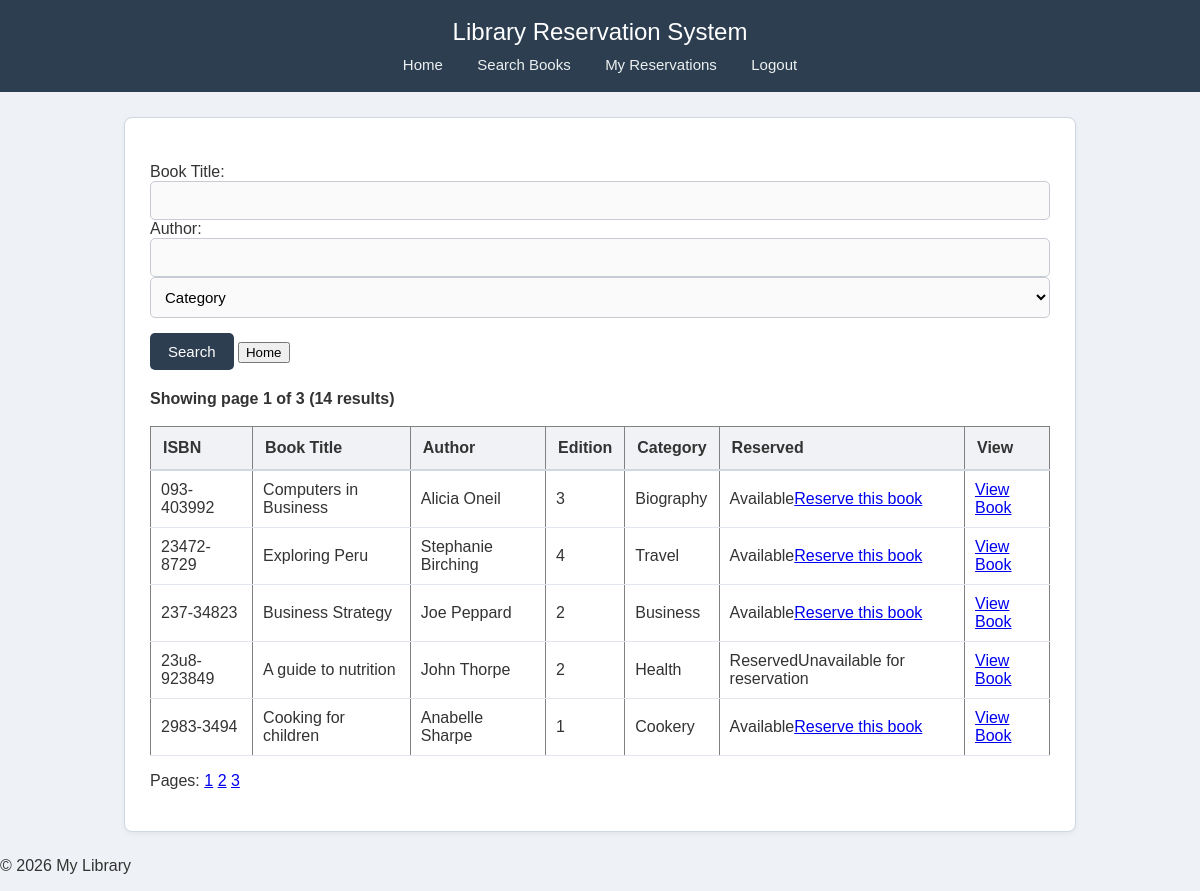
The page /search.php (signed in) on the database its author committed.
### tables this page shows
CREATE TABLE `books` (
  `ISBN` varchar(20) NOT NULL,
  `BookTitle` varchar(40) NOT NULL,
  `Author` varchar(40) NOT NULL,
  `Edition` int(2) NOT NULL,
  `Year` year(4) NOT NULL,
  `CategoryID` int(3) NOT NULL,
  `Reserved` char(1) NOT NULL
);

CREATE TABLE `categories` (
  `CategoryID` int(3) NOT NULL,
  `CategoryDescription` varchar(20) NOT NULL
);

### search.php (the view, shortened to what this page needs)
<?php
require_once "header.php";
require_once "database.php";
$limit = 5;
$page = isset($_GET['page']) ? max(1, intval($_GET['page'])) : 1;
$offset = ($page - 1) * $limit;
$where = "WHERE  1";
$pgSql = "SELECT COUNT(*) AS total FROM books b
        JOIN categories c ON b.CategoryID = c.CategoryID
        $where";
$count = $conn->query($pgSql);
$total_rows = $count->fetch_assoc()['total'];
$total_pages = ceil($total_rows/$limit);
$sql = "SELECT ISBN, BookTitle, Author, Edition, Reserved, CategoryDescription FROM books b
        JOIN categories c ON b.CategoryID = c.CategoryID
        $where
        LIMIT $limit OFFSET $offset";
$result = $conn->query($sql);
?>
<form method = "post">
    <p>Book Title:
    <input type="text" name="book">
    Author:
    <input type="text" name="author">
    <select name = "cat">
        <option value = "">Category</option>
    </select>
    <input type="submit" value="Search">
    <input type="button" value="Home" onclick="location.href='index.php'; return false;">
    </p>
</form>
<?php
if ($result->num_rows > 0) {
    echo "<p><strong>Showing page $page of $total_pages ($total_rows results)</strong></p>";
    echo "<table border='1'>";
        echo "<tr>
            <th>ISBN</th>
            <th>Book Title</th>
            <th>Author</th>
            <th>Edition</th>
            <th>Category</th>
            <th>Reserved</th>
            <th>View</th>
        </tr>";
    while ($row = $result->fetch_assoc()) {
        echo "<tr><td>";
        echo (htmlentities($row["ISBN"]));
        echo ("</td><td>");
        echo (htmlentities($row["BookTitle"]));
        echo ("</td><td>");
        echo (htmlentities($row["Author"]));
        echo ("</td><td>");
        echo (htmlentities($row["Edition"]));
        echo ("</td><td>");
        echo (htmlentities($row["CategoryDescription"]));
        echo ("</td><td>");
        if ($row["Reserved"] == 'N')
            {
                echo ("Available");
                echo '<a href="reserve.php?isbn='.htmlentities($row["ISBN"]).'">Reserve this book</a>';
            }
            else
            {
                echo ("Reserved");
                echo ("Unavailable for reservation");
            }
        echo ("</td><td>");
        echo ('<a href ="view.php?id='.htmlentities($row["ISBN"]).'">View Book</a>');
        echo ("</td></tr>\n");
    }
    echo "</table>";
} else {
    echo "0 results";
}
echo "<p>Pages: ";
for ($i = 1; $i <= $total_pages; $i++) {
    echo "<a href='search.php?page=$i'>$i</a> ";
}
echo "</p>";
require_once "footer.php";
?>

### header.php (shortened to what this page needs)
<!doctype html>
<html>
<head>
    <link rel="stylesheet" href="styles.css">
</head>
<body>
<header>
    <h2>Library Reservation System</h2>
    <nav>
        <?php if (!isset($_SESSION['account'])): ?>
            <a href="index.php">Home</a>
            <a href="login.php">Login</a>
            <a href="register.php">Register</a>
        <?php else: ?>
            <a href="index.php">Home</a>
            <a href="search.php">Search Books</a>
            <a href="resbooks.php">My Reservations</a>
            <a href="logout.php">Logout</a>
        <?php endif; ?>
    </nav>
</header>
<div class="container">

### footer.php (shortened to what this page needs)
</div>
<footer><p>&copy; <?= date('Y') ?> My Library</p></footer>
</body>
</html>

### styles.css (style rules this page uses)
body { font-family: Arial, Helvetica, sans-serif; background: #eef1f5; margin: 0; padding: 0; color: #333; }
.container { width: 90%; max-width: 900px; margin: 25px auto; padding: 25px; background: #ffffff; border: 1px solid #d0d7e1; border-radius: 8px; box-shadow: 0 2px 5px rgba(0,0,0,0.05); }
header { background-color: #2c3e50; padding: 18px; text-align: center; color: #fff; }
header h2 { margin: 0; font-weight: 500; }
nav { margin-top: 10px; }
nav a { color: #ecf0f1; margin: 0 15px; text-decoration: none; font-size: 15px; }
form { margin: 20px 0; }
input[type="text"], input[type="password"], input[type="number"], select { width: 100%; padding: 10px; border: 1px solid #c7ccd4; border-radius: 5px; box-sizing: border-box; font-size: 15px; background: #fafafa; }
input[type="submit"], button { background-color: #2c3e50; color: #fff; padding: 10px 18px; border: none; margin-top: 15px; border-radius: 5px; cursor: pointer; font-size: 15px; }
table { width: 100%; border-collapse: collapse; margin-top: 18px; background: #fff; }
table th { background-color: #f0f2f5; padding: 12px; text-align: left; border-bottom: 2px solid #d0d7e1; }
table td { border-bottom: 1px solid #e1e6ed; padding: 10px; }

### rows shown on the page
books: ISBN "093-403992", BookTitle "Computers in Business", Author "Alicia Oneil", Edition "3", CategoryID.CategoryDescription "Biography"
books: ISBN "23472-8729", BookTitle "Exploring Peru", Author "Stephanie Birching", Edition "4", CategoryID.CategoryDescription "Travel"
books: ISBN "237-34823", BookTitle "Business Strategy", Author "Joe Peppard", Edition "2", CategoryID.CategoryDescription "Business"
books: ISBN "23u8-923849", BookTitle "A guide to nutrition", Author "John Thorpe", Edition "2", CategoryID.CategoryDescription "Health", Reserved "Reserved"
books: ISBN "2983-3494", BookTitle "Cooking for children", Author "Anabelle Sharpe", Edition "1", CategoryID.CategoryDescription "Cookery"

### other values the page prints
$page "1"
$total_pages "3"
$total_rows "14"
